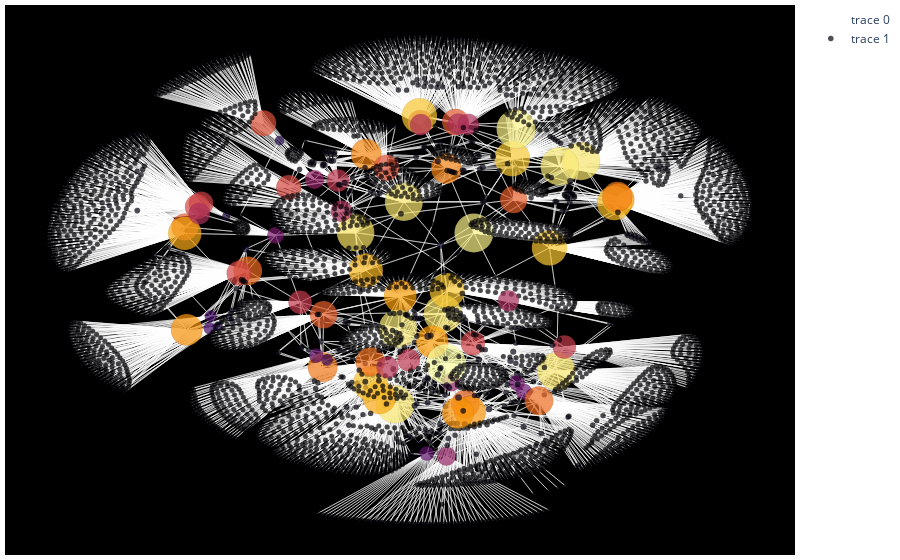

The code cell stored with this chart in its notebook:
### Code cell
# === Graph ===


#pos = nx.spring_layout(G, k=0.5, iterations=50)
pos = nx.kamada_kawai_layout(G)
"""
    •   nx.circular_layout(G) → nodes disposés en cercle
	•	nx.kamada_kawai_layout(G) → layout force-directed alternatif
	•	nx.shell_layout(G) → concentrique en cercles
	•	nx.random_layout(G) → positions aléatoires
"""

## Colors and size

in_citation_count = {node: G.in_degree(node) for node in G.nodes()}
max_in_cite = max(in_citation_count.values())
min_in_cite = min(in_citation_count.values())
in_colors = []
for node in G.nodes():
    # normaliser entre 0 et 1
    norm_val = (in_citation_count[node] - min_in_cite) / (max_in_cite - min_in_cite + 1e-5)
    in_color = sample_colorscale('Inferno', [norm_val])[0]
    in_colors.append(in_color)
    
out_citation_count = {node: G.out_degree(node) for node in G.nodes()}
max_out_cite = max(out_citation_count.values())
min_out_cite = min(out_citation_count.values())
out_colors = []
for node in G.nodes():
    # normaliser entre 0 et 1
    norm_val = (out_citation_count[node] - min_out_cite) / (max_out_cite - min_out_cite + 1e-5)
    out_color = sample_colorscale('Inferno', [norm_val])[0]
    out_colors.append(out_color)

total_degree = {node: G.in_degree(node) + G.out_degree(node) for node in G.nodes()}
min_size = 5
max_size = 40 

node_sizes = []
max_degree = max(total_degree.values())
min_degree = min(total_degree.values())

for node in G.nodes():
    # normaliser entre min_size et max_size
    norm_val = (total_degree[node] - min_degree) / (max_degree - min_degree + 1e-5)
    size = min_size + norm_val * (max_size - min_size)
    node_sizes.append(size)
## arêtes

edge_x = []
edge_y = []
for edge in G.edges():
    x0, y0 = pos[edge[0]]
    x1, y1 = pos[edge[1]]
    edge_x += [x0, x1, None]
    edge_y += [y0, y1, None]

edge_trace = go.Scatter(
    x=edge_x, y=edge_y,
    line=dict(width=0.5, color="white"),
    hoverinfo='none',
    mode='lines'
)

"""
	•	line.width : épaisseur des arêtes (edges)
	•	line.color : couleur des arêtes, peut être un code hex ou nom ('#ff0000' ou 'red')
	•	mode : 'lines' ou 'lines+markers' si tu veux mettre des marqueurs aux extrémités
	•	Tu peux ajouter des flèches en utilisant des annotations Plotly ou arrowhead (plus complexe à gérer pour beaucoup d’arêtes)
 """

## noeuds

node_x = []
node_y = []
node_text = []

for node in G.nodes():
    x, y = pos[node]
    node_x.append(x)
    node_y.append(y)
    node_text.append(node_labels[node])  # texte qui apparaît au hover

node_trace = go.Scatter(
    x=node_x, y=node_y,
    mode='markers+text',
    text=[ "" for _ in node_x],  # ne pas afficher le texte directement
    hovertext=node_text,          # texte qui apparaît au hover
    hoverinfo='text',
    marker=dict(
        size=node_sizes,
        color=in_colors, 
        line=dict(width=0.1, color='black')
    )
)

"""
	•	marker.size : taille des nodes
	•	marker.color : couleur des nodes (hex, nom ou liste pour colorier individuellement)
	•	marker.symbol : forme du node ('circle', 'square', 'diamond', 'triangle-up', etc.)
	•	text : texte affiché directement sur le graphe (ici vide pour ne pas afficher)
	•	hovertext : texte affiché au hover (ex: DOI ou titre)
	•	hoverinfo : quel type d’info montrer au hover ('text', 'all', 'none')
 """

## figure

fig = go.Figure(data=[edge_trace, node_trace],
                layout=go.Layout(
                    showlegend=True,
                    hovermode='closest',
                    plot_bgcolor="black",
                    margin=dict(b=5,l=5,r=5,t=5),
                    xaxis=dict(showgrid=False, zeroline=False, showticklabels=False),
                    yaxis=dict(showgrid=False, zeroline=False, showticklabels=False)
                ))


"""
	•	showlegend : afficher la légende (True/False)
	•	hovermode : 'closest' → tooltip pour le point le plus proche, 'x'/'y' pour coordonnées, 'all' pour tout
	•	margin : marges autour de la figure (b=bottom, l=left, r=right, t=top)
	•	Tu peux aussi ajouter :
	•	title="Titre du graphe"
	•	plot_bgcolor="white" ou autre couleur de fond
	•	xaxis/yaxis pour masquer les axes : dict(showgrid=False, zeroline=False, showticklabels=False)
"""

fig.show()

### Figure 1 — Plotly figure (JSON) as saved in the notebook; plotly's stock layout.template omitted (floating-point values rounded to 4 significant figures; data arrays with more than 128 entries replaced by an {"elided": "..."} marker saying what was removed)
{"data": [{"hoverinfo": "none", "line": {"color": "white", "width": 0.5}, "mode": "lines", "type": "scatter", "x": {"elided": "27864 float values"}, "y": {"elided": "27864 float values"}}, {"hoverinfo": "text", "hovertext": {"elided": "4123 str values"}, "marker": {"color": {"elided": "4123 str values"}, "line": {"color": "black", "width": 0.1}, "size": {"elided": "4123 float values"}}, "mode": "markers+text", "text": {"elided": "4123 str values"}, "type": "scatter", "x": {"elided": "4123 float values"}, "y": {"elided": "4123 float values"}}], "layout": {"hovermode": "closest", "margin": {"b": 5, "l": 5, "r": 5, "t": 5}, "plot_bgcolor": "black", "showlegend": true, "xaxis": {"showgrid": false, "showticklabels": false, "zeroline": false}, "yaxis": {"showgrid": false, "showticklabels": false, "zeroline": false}}}
